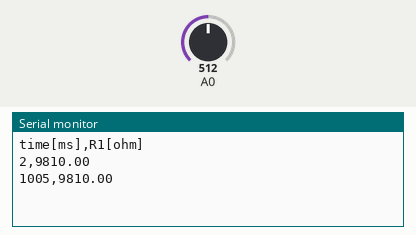
Bench run of a sketch on a simulated Arduino Uno, built with avr-gcc and run on an emulated ATmega328P. On the bench: the last lines printed to the serial monitor. Inputs (shaded band) come from the test bench; at power-on: A0 = 512.

Above: at 1.8 s.
1.9 s: A0 set to 716
At 2.8 s:
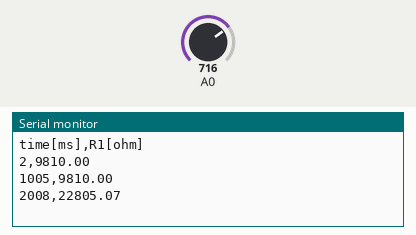
3.4 s: A0 set to 900
At 4.6 s:
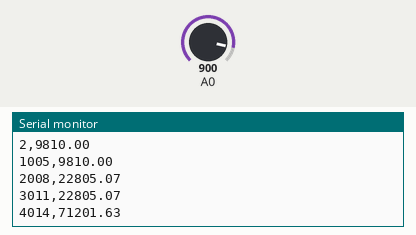
Timing chart, 0 to 6.4 s (numbered marks = the images above; inputs shaded):
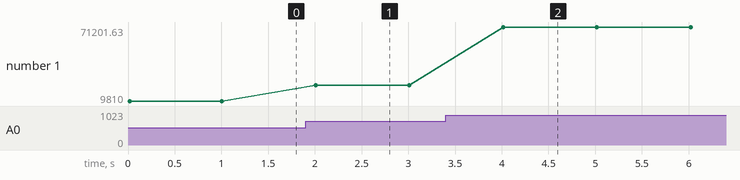

The sketch:

arduino-code.ino
```cpp
/*

*/
double r1 = 9810; // ohm

long readVcc() {
  long result;
  // Read 1.1V reference against AVcc
  ADMUX = _BV(REFS0) | _BV(MUX3) | _BV(MUX2) | _BV(MUX1);
  delay(2); // Wait for Vref to settle
  ADCSRA |= _BV(ADSC); // Convert
  while (bit_is_set(ADCSRA,ADSC));
  result = ADCL;
  result |= ADCH<<8;
  // Back-calculate AVcc in mV
  // the magic number 1124000L is optimized to the Arduino I'm using
  result = 1124000L / result;
  return result;
}

void setup() {
    Serial.begin(9600);
    Serial.println("time[ms],R1[ohm]");
}

// the loop function runs over and over again forever
void loop() {
  double vcc = readVcc() / 1000.0;
  double v0 = analogRead(0) / 1024.0 * vcc; // Vcc is Vref in default
  double r2 = v0 * r1 / (vcc - v0); // ohm
  Serial.print(millis());
  Serial.print(",");
  Serial.print(r2);
  Serial.println();
  delay(1000);
}
```

Measured:
- after the input at 1.9 s, the serial monitor: prints a new line after 0.11 s (image 1)
- after the input at 3.4 s, the serial monitor: prints a new line after 0.62 s (image 2)
- plotted number 1: 9810 → 22805.07 after the input at 1.9 s, 22805.07 → 71201.63 after the input at 3.4 s
